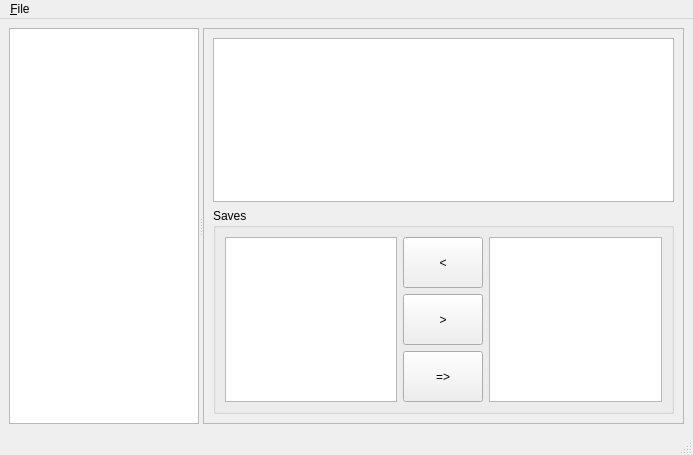
<?xml version="1.0" encoding="UTF-8"?>
<ui version="4.0">
 <class>MainWindow</class>
 <widget class="QMainWindow" name="MainWindow">
  <property name="geometry">
   <rect>
    <x>0</x>
    <y>0</y>
    <width>693</width>
    <height>455</height>
   </rect>
  </property>
  <property name="windowTitle">
   <string>MainWindow</string>
  </property>
  <widget class="QWidget" name="centralwidget">
   <layout class="QHBoxLayout" name="horizontalLayout_2">
    <item>
     <widget class="QSplitter" name="splitter">
      <property name="orientation">
       <enum>Qt::Horizontal</enum>
      </property>
      <widget class="QListWidget" name="pluginsList">
       <property name="sizePolicy">
        <sizepolicy hsizetype="Maximum" vsizetype="Expanding">
         <horstretch>0</horstretch>
         <verstretch>0</verstretch>
        </sizepolicy>
       </property>
       <property name="minimumSize">
        <size>
         <width>100</width>
         <height>0</height>
        </size>
       </property>
       <property name="maximumSize">
        <size>
         <width>250</width>
         <height>16777215</height>
        </size>
       </property>
       <property name="editTriggers">
        <set>QAbstractItemView::NoEditTriggers</set>
       </property>
      </widget>
      <widget class="QFrame" name="frame">
       <property name="frameShape">
        <enum>QFrame::StyledPanel</enum>
       </property>
       <property name="frameShadow">
        <enum>QFrame::Raised</enum>
       </property>
       <layout class="QVBoxLayout" name="verticalLayout_2">
        <item>
         <widget class="QTextBrowser" name="pluginInfo"/>
        </item>
        <item>
         <widget class="QGroupBox" name="groupBox">
          <property name="title">
           <string>Saves</string>
          </property>
          <layout class="QHBoxLayout" name="horizontalLayout_3">
           <item>
            <widget class="QTableWidget" name="savedSlots"/>
           </item>
           <item>
            <layout class="QVBoxLayout" name="verticalLayout">
             <item>
              <widget class="QPushButton" name="copyButton">
               <property name="sizePolicy">
                <sizepolicy hsizetype="Minimum" vsizetype="Expanding">
                 <horstretch>0</horstretch>
                 <verstretch>0</verstretch>
                </sizepolicy>
               </property>
               <property name="text">
                <string>&lt;</string>
               </property>
              </widget>
             </item>
             <item>
              <widget class="QPushButton" name="restoreButton">
               <property name="sizePolicy">
                <sizepolicy hsizetype="Minimum" vsizetype="Expanding">
                 <horstretch>0</horstretch>
                 <verstretch>0</verstretch>
                </sizepolicy>
               </property>
               <property name="text">
                <string>&gt;</string>
               </property>
              </widget>
             </item>
             <item>
              <widget class="QPushButton" name="replaceButton">
               <property name="sizePolicy">
                <sizepolicy hsizetype="Minimum" vsizetype="Expanding">
                 <horstretch>0</horstretch>
                 <verstretch>0</verstretch>
                </sizepolicy>
               </property>
               <property name="text">
                <string>=&gt;</string>
               </property>
              </widget>
             </item>
            </layout>
           </item>
           <item>
            <widget class="QListWidget" name="gameSlots"/>
           </item>
          </layout>
         </widget>
        </item>
       </layout>
      </widget>
     </widget>
    </item>
   </layout>
  </widget>
  <widget class="QMenuBar" name="menubar">
   <property name="geometry">
    <rect>
     <x>0</x>
     <y>0</y>
     <width>693</width>
     <height>21</height>
    </rect>
   </property>
   <widget class="QMenu" name="menuFile">
    <property name="title">
     <string>&amp;File</string>
    </property>
    <addaction name="actionSettings"/>
   </widget>
   <addaction name="menuFile"/>
  </widget>
  <widget class="QStatusBar" name="statusbar"/>
  <action name="actionSettings">
   <property name="text">
    <string>&amp;Settings</string>
   </property>
  </action>
 </widget>
 <resources/>
 <connections/>
</ui>
